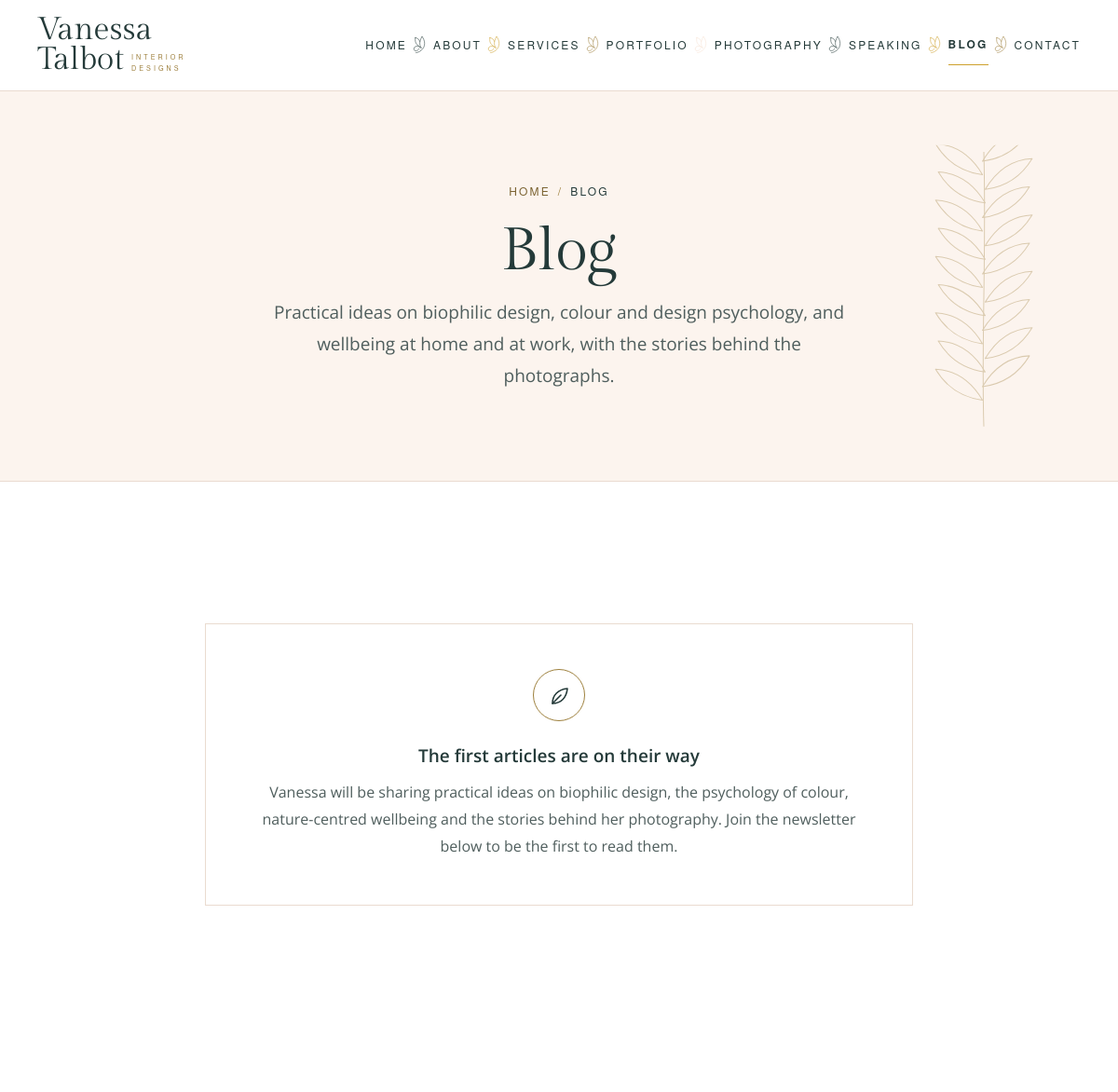
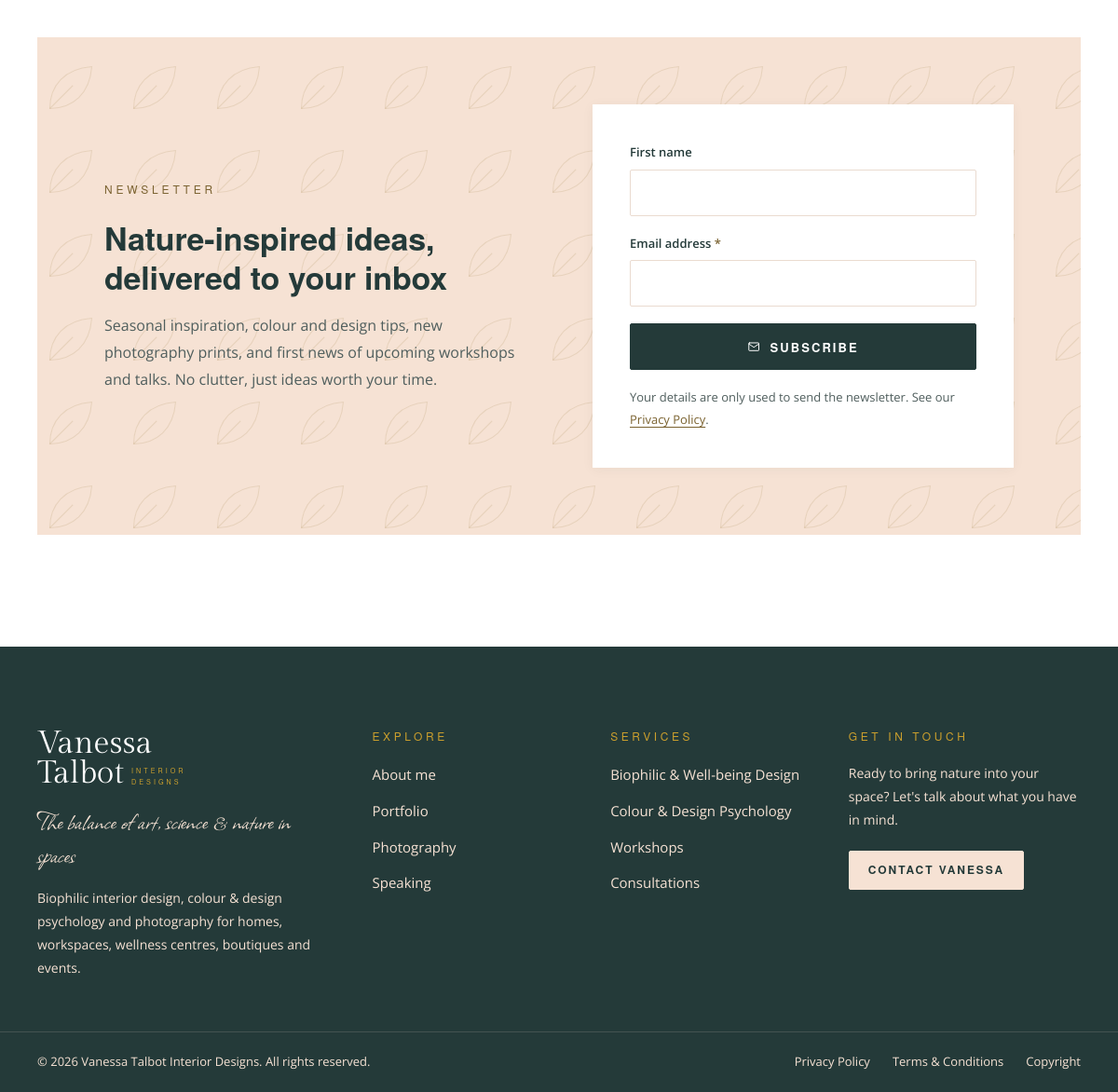
The page /blog.php on the database as committed earlier (2 pictures, top to bottom).
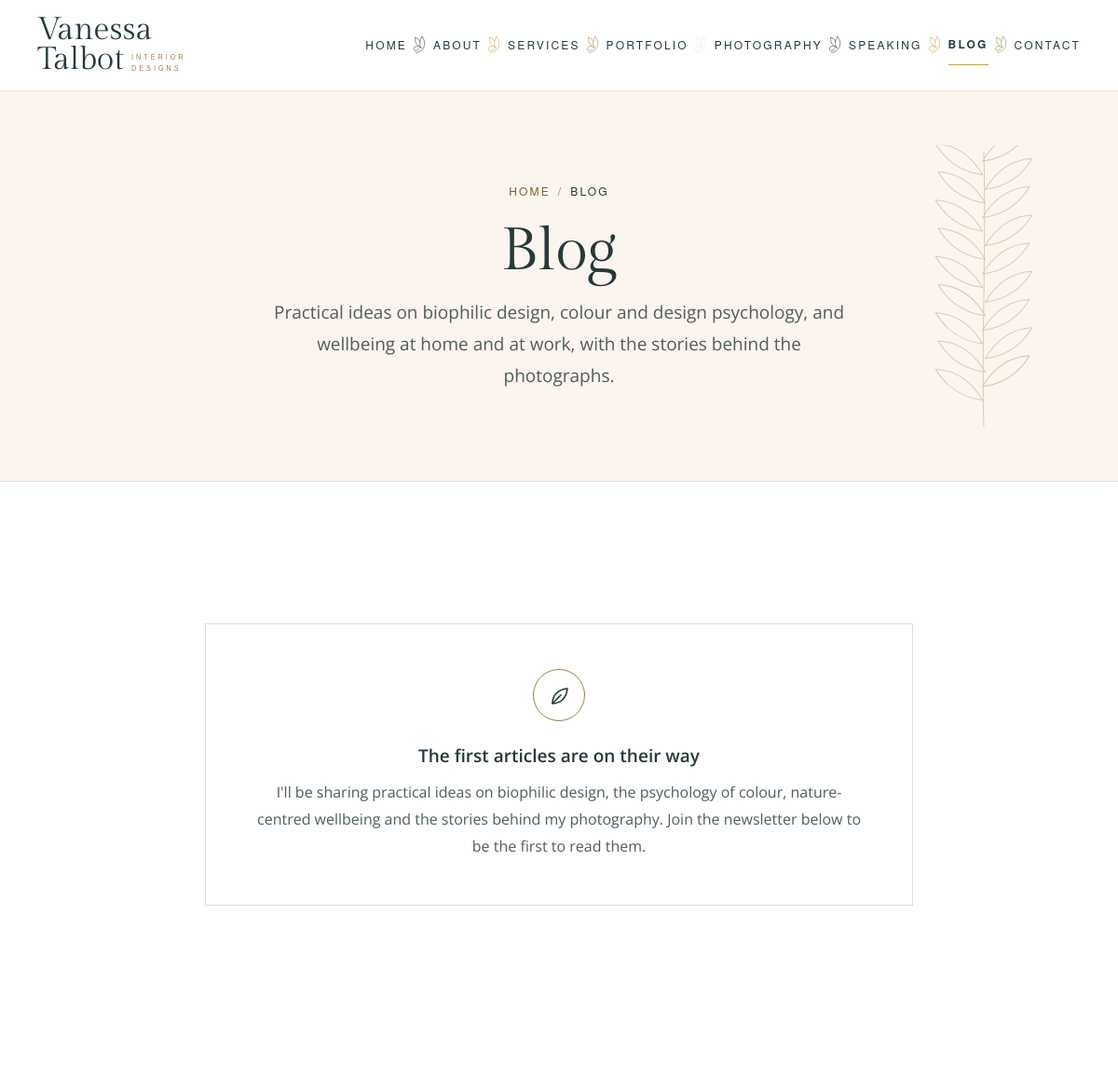
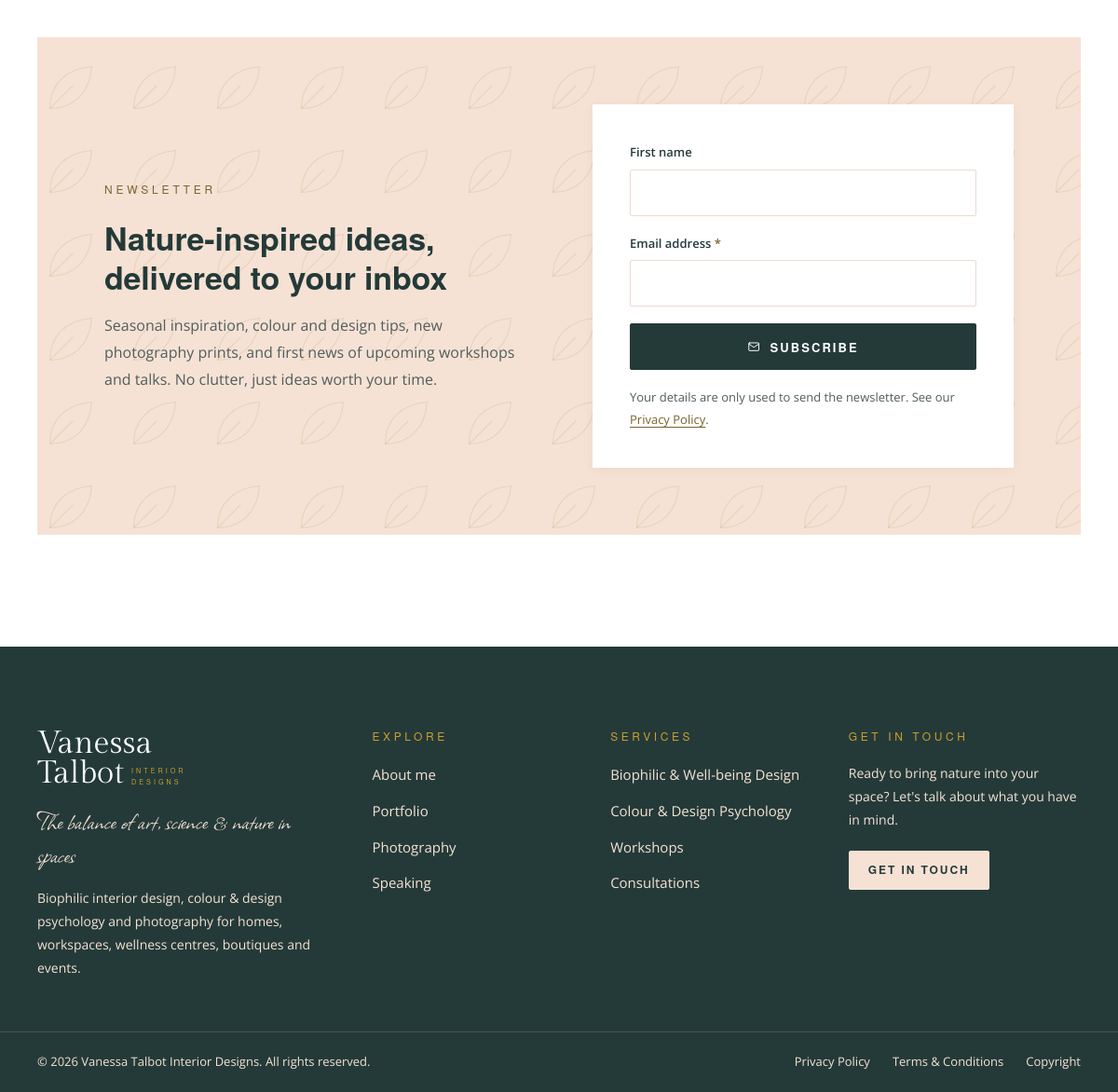
The same page on the database as committed later (2 pictures, top to bottom).
### tables this page shows
CREATE TABLE IF NOT EXISTS PageSections (
    SectionID           INT UNSIGNED NOT NULL AUTO_INCREMENT,
    PageKey             VARCHAR(50)  NOT NULL,
    SectionKey          VARCHAR(100) NOT NULL,
    Eyebrow             VARCHAR(255) NULL,
    Heading             VARCHAR(255) NULL,
    Introduction        TEXT NULL,
    Body                MEDIUMTEXT NULL,
    ButtonText          VARCHAR(100) NULL,
    ButtonLink          VARCHAR(500) NULL,
    SecondaryButtonText VARCHAR(100) NULL,
    SecondaryButtonLink VARCHAR(500) NULL,
    Image               VARCHAR(500) NULL,
    ImageAlt            VARCHAR(255) NULL,
    DisplayOrder        INT NOT NULL DEFAULT 0,
    Status              ENUM('Draft','Published','Archived') NOT NULL DEFAULT 'Draft',
    CreatedDate         DATETIME NOT NULL DEFAULT CURRENT_TIMESTAMP,
    UpdatedDate         DATETIME NOT NULL DEFAULT CURRENT_TIMESTAMP ON UPDATE CURRENT_TIMESTAMP,
    LastEditedBy        INT UNSIGNED NULL,
    LastEditedDate      DATETIME NULL,
    PRIMARY KEY (SectionID),
    UNIQUE KEY uq_PageSections_Key (PageKey, SectionKey),
    KEY idx_PageSections_Listing (PageKey, Status, DisplayOrder),
    CONSTRAINT fk_PageSections_LastEditedBy FOREIGN KEY (LastEditedBy)
        REFERENCES AdminUsers (AdminUserID) ON UPDATE CASCADE ON DELETE SET NULL
);

### includes/database.php (called while the page is built, shortened)
<?php
function db(): PDO
{
    static $pdo = null;
    if ($pdo instanceof PDO) {
        return $pdo;
    }
    $dsn = sprintf('mysql:host=%s;port=%s;dbname=%s;charset=%s', DB_HOST, DB_PORT, DB_NAME, DB_CHARSET);
    try {
        $pdo = new PDO($dsn, DB_USER, DB_PASS, [
            PDO::ATTR_ERRMODE            => PDO::ERRMODE_EXCEPTION,
            PDO::ATTR_DEFAULT_FETCH_MODE => PDO::FETCH_ASSOC,
            PDO::ATTR_EMULATE_PREPARES   => false,
            PDO::ATTR_TIMEOUT            => 5,
        ]);
        $pdo->exec("SET time_zone = '+02:00', SESSION sql_mode = 'STRICT_ALL_TABLES,ERROR_FOR_DIVISION_BY_ZERO,NO_ENGINE_SUBSTITUTION'");
    } catch (PDOException $error) {
        $pdo = null;
        error_log('Database connection failed: ' . $error->getMessage());
        throw new RuntimeException('The database is unavailable.');
    }
    return $pdo;
}
function db_query(string $sql, array $params = []): PDOStatement
{
    $statement = db()->prepare($sql);
    $statement->execute($params);
    return $statement;
}
function db_row(string $sql, array $params = []): ?array
{
    $row = db_query($sql, $params)->fetch();
    return $row === false ? null : $row;
}
function db_all(string $sql, array $params = []): array
{
    return db_query($sql, $params)->fetchAll();
}

### includes/page-map.php (called while the page is built, shortened)
<?php
function staff_viewer(): ?array
{
    static $checked = false, $viewer = null;
    if ($checked) {
        return $viewer;
    }
    $checked = true;
    if (empty($_COOKIE['VTIDSESSION']) || PHP_SAPI === 'cli') {
        return null;
    }
    return $viewer;
}
function ed_section(?array $section, string $field): string
{
    if ($section === null || empty($section['SectionID']) || staff_viewer() === null) {
        return '';
    }
    $where = trim(cms_safe_label((string) $section['SectionKey']));
    $label = $field === 'Image' ? 'Image' : edit_label('page_sections', $field);
    return edit_attr('admin/section-edit.php?id=' . (int) $section['SectionID'] . '#row-' . $field, 'page_sections.edit', $label . ' (' . strtolower($where) . ')');
}
function ed_setting(string $field): string
{
    return staff_viewer() === null ? '' : edit_attr('admin/settings.php?edit=1#row-' . $field, 'settings.edit', edit_label('settings', $field) . ' (Website Settings)');
}

### includes/content.php (the view, shortened to what the changed rows need)
<?php
require_once INCLUDES_PATH . '/database.php';
require_once INCLUDES_PATH . '/page-map.php';
function content_fetch(string $key, callable $query): mixed
{
    static $databaseDown = false;
    static $fallback = null;
    if (!$databaseDown) {
        try {
            $result = $query();
            if ($result !== null) {
                return $result;
            }
        } catch (Throwable $error) {
            $databaseDown = true;
            $GLOBALS['vt_content_database_down'] = true;
            error_log('Public content unavailable, using fallback: ' . $error->getMessage());
        }
    }
    $fallback ??= require INCLUDES_PATH . '/content-fallback.php';
    return $fallback[$key] ?? [];
}
function site_tagline(): string
{
    static $tagline = null;
    return $tagline ??= (string) (content_fetch('settings', static fn() => db_row('SELECT Tagline FROM WebsiteSettings WHERE SettingID = 1'))['Tagline'] ?? '');
}
function tagline_html(): string
{
    return str_replace('&amp;', '<span class="tagline__amp">&amp;</span>', e(site_tagline()));
}
function site_sections(string $page): array
{
    return content_fetch('sections_' . $page, static function () use ($page): array {
        $sections = [];
        foreach (db_all("SELECT * FROM PageSections WHERE PageKey = ? AND Status = 'Published' ORDER BY DisplayOrder", [$page]) as $section) {
            $section['items'] = db_all("SELECT * FROM PageSectionItems WHERE SectionID = ? AND Status = 'Published' ORDER BY DisplayOrder, ItemID", [$section['SectionID']]);
            $sections[$section['SectionKey']] = $section;
        }
        return $sections;
    });
}
function content_url(?string $link): string
{
    $link = trim((string) $link);
    return preg_match('/^[a-z][a-z0-9+.-]*:/i', $link) ? $link : url($link);
}
function content_link(?string $text, ?string $link, string $class, string $after = '', string $edit = ''): string
{
    return '<a class="' . e($class) . '" href="' . e(content_url($link)) . '"' . $edit . '>' . e($text) . $after . '</a>';
}
function content_paragraphs(?string $text, string $firstClass = '', string $edit = ''): string
{
    $html = '';
    foreach (preg_split('/\n\s*\n/', trim((string) $text)) ?: [] as $index => $paragraph) {
        if ($paragraph !== '') {
            $class = $index === 0 && $firstClass !== '' ? ' class="' . e($firstClass) . '"' : '';
            $html .= '<p' . $class . $edit . '>' . nl2br(e($paragraph), false) . '</p>';
        }
    }
    return $html;
}
function content_heading(array $section, string $id): string
{
    return trim((string) ($section['Heading'] ?? '')) === '' ? '' : '<h2 id="' . e($id) . '"' . ed_section($section, 'Heading') . '>' . e($section['Heading']) . '</h2>';
}
function content_hero_open(array $header, string $edit = ''): string
{
    $image = trim((string) ($header['Image'] ?? ''));
    $at    = ed_section(!empty($header['SectionID']) ? $header : null, 'Image');
    if ($image === '' || !link_is_safe($image)) {
        return '<section class="page-hero" aria-labelledby="page-title">' . $edit
             . ($at !== '' ? '<span class="page-hero__image-spot"' . $at . '>' . botanical('botanical page-hero__botanical') . '</span>' : botanical('botanical page-hero__botanical'));
    }
    return '<section class="page-hero page-hero--image" aria-labelledby="page-title">' . $edit
         . '<img class="page-hero__image" src="' . e(image_url($image, 'full')) . '"' . image_srcset($image, '100vw') . ' alt="' . e($header['ImageAlt'] ?? '') . '"' . $at . image_framing($image, 'wide') . '>';
}
function content_page_hero(array $header, array $crumbs, string $edit = '', string $headingEdit = '', string $introEdit = ''): string
{
    $trail = '<li><a href="' . e(url('index.php')) . '">Home</a></li>';
    $heading = (string) ($header['Heading'] ?? '');
    $intro   = trim((string) ($header['Introduction'] ?? ''));
    if (!empty($header['SectionID'])) {
        $headingEdit = ed_section($header, 'Heading');
        $introEdit   = ed_section($header, 'Introduction');
    }
    return content_hero_open($header, $edit)
         . '<div class="container"><nav class="breadcrumb" aria-label="Breadcrumb"><ol>' . $trail
         . '<li aria-current="page">' . e($heading) . '</li></ol></nav>'
         . '<h1 id="page-title"' . $headingEdit . '>' . e($heading) . '</h1>'
         . ($intro === '' ? '' : '<p class="page-hero__lead"' . $introEdit . '>' . e($intro) . '</p>')
         . '</div></section>';
}
function content_empty_state(array $section): string
{
    return '<div class="empty-state"><span class="empty-state__icon">' . icon('leaf') . '</span>'
         . '<p class="empty-state__title"' . ed_section($section, 'Heading') . '>' . e($section['Heading'] ?? '') . '</p>'
         . content_paragraphs($section['Introduction'] ?? '', '', ed_section($section, 'Introduction')) . '</div>';
}

### includes/footer.php (shortened to what the changed rows need)
<?php
$layout = $layout ?? 'public';
if ($layout !== 'admin') {
    require_once INCLUDES_PATH . '/content.php';
    $footerContent = site_sections('global')['footer'] ?? [];
}
if ($layout === 'admin'): ?>
</div>
</div>
<script src="<?= e(asset('js/photo-adjust.js')) ?>" defer></script>
<script src="<?= e(asset('js/admin.js')) ?>" defer></script>
<script src="<?= e(asset('js/visual-editor.js')) ?>" defer></script>
<?php else: ?>
<footer class="site-footer">
    <div class="container site-footer__inner">
        <div class="site-footer__brand">
            <p class="brand"><?= brand_logo('light') ?></p>
            <p class="tagline site-footer__tagline"<?= ed_setting('Tagline') ?>><?= tagline_html() ?></p>
            <p class="site-footer__about"<?= ed_section($footerContent ?: null, 'Introduction') ?>><?= e($footerContent['Introduction'] ?? '') ?></p>
        </div>
        <nav class="site-footer__col" aria-labelledby="footer-explore">
            <h2 id="footer-explore" class="site-footer__heading">Explore</h2>
            <ul>
                <li><a href="<?= e(url('about.php')) ?>">About me</a></li>
                <li><a href="<?= e(url('portfolio.php')) ?>">Portfolio</a></li>
                <li><a href="<?= e(url('portfolio/photography-gallery.php')) ?>">Photography</a></li>
                <li><a href="<?= e(url('services/speaking-engagements.php')) ?>">Speaking</a></li>
            </ul>
        </nav>
        <nav class="site-footer__col" aria-labelledby="footer-services">
            <h2 id="footer-services" class="site-footer__heading">Services</h2>
            <ul>
                <li><a href="<?= e(url('services/biophilic-design.php')) ?>">Biophilic &amp; Well-being Design</a></li>
                <li><a href="<?= e(url('services/colour-psychology.php')) ?>">Colour &amp; Design Psychology</a></li>
                <li><a href="<?= e(url('services/workshops.php')) ?>">Workshops</a></li>
                <li><a href="<?= e(url('services/consultations.php')) ?>">Consultations</a></li>
            </ul>
        </nav>
        <div class="site-footer__col">
            <h2 class="site-footer__heading">Get in touch</h2>
            <p<?= ed_section($footerContent ?: null, 'Body') ?>><?= e($footerContent['Body'] ?? '') ?></p>
            <?= content_link($footerContent['ButtonText'] ?? '', $footerContent['ButtonLink'] ?? '', 'btn btn--light btn--small', '', ed_section($footerContent ?: null, 'ButtonText')) ?>
        </div>
    </div>
    <div class="site-footer__legal">
        <div class="container">
            <p>&copy; <?= date('Y') ?> <?= e(SITE_NAME) ?>. All rights reserved.</p>
            <ul>
                <li><a href="<?= e(url('privacy-policy.php')) ?>">Privacy Policy</a></li>
                <li><a href="<?= e(url('terms-and-conditions.php')) ?>">Terms &amp; Conditions</a></li>
                <li><a href="<?= e(url('copyright.php')) ?>">Copyright</a></li>
            </ul>
        </div>
    </div>
</footer>
<?php endif; ?>
</body>
</html>

Rows that differ between the two databases and show on the page:
changed pagesections "Ready to bring nature into your space? Let's talk about what you have in mind.": ButtonText "CONTACT VANESSA" → "GET IN TOUCH"
Other text that changed with them:
new list line: "I'll be sharing practical ideas on biophilic design, the psychology of colour, nature-centred wellbeing and the stories behind my photography. Join the newsletter below to be the first to read them."
list line gone: "Vanessa will be sharing practical ideas on biophilic design, the psychology of colour, nature-centred wellbeing and the stories behind her photography. Join the newsletter below to be the first to read them."
